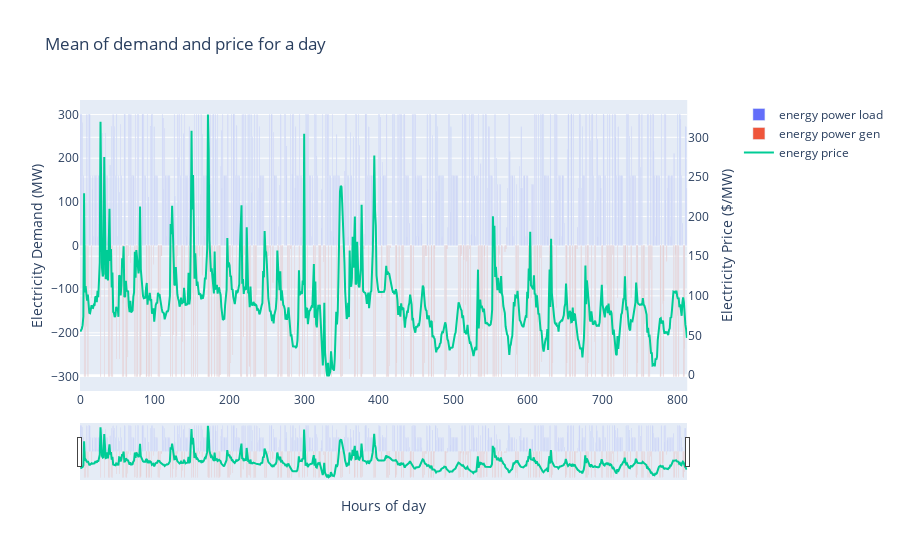

Write notebook code for a chart like this one.
### Code cell
fig = make_subplots(specs=[[{"secondary_y": True}]])
fig.add_trace(go.Bar(x=results['timestamp'].index, y=results['battery_bid_energy_power_load'], name='energy power load'), secondary_y=False)
fig.add_trace(go.Bar(x=results['timestamp'].index, y=results['battery_bid_energy_power_gen'], name='energy power gen'), secondary_y=False)
fig.add_trace(go.Scatter(x=results['timestamp'].index, y=results['energy_price'], name='energy price'), secondary_y=True)

# Add figure title
fig.update_layout(
    title_text="Mean of demand and price for a day",
    xaxis_rangeslider_visible=True,
)

# Set x-axis title
fig.update_xaxes(title_text="Hours of day")

# Set y-axes titles
fig.update_yaxes(title_text="Electricity Demand (MW)", secondary_y=False)
fig.update_yaxes(title_text="Electricity Price ($/MW)", secondary_y=True)

fig.show()

### Figure 1 — Plotly figure (JSON) as saved in the notebook; plotly's stock layout.template omitted (floating-point values rounded to 4 significant figures; data arrays with more than 128 entries replaced by an {"elided": "..."} marker saying what was removed)
{"data": [{"name": "energy power load", "type": "bar", "x": {"elided": "814 int values"}, "xaxis": "x", "y": {"elided": "814 float values"}, "yaxis": "y"}, {"name": "energy power gen", "type": "bar", "x": {"elided": "814 int values"}, "xaxis": "x", "y": {"elided": "814 float values"}, "yaxis": "y"}, {"name": "energy price", "type": "scatter", "x": {"elided": "814 int values"}, "xaxis": "x", "y": {"elided": "814 float values"}, "yaxis": "y2"}], "layout": {"title": {"text": "Mean of demand and price for a day"}, "xaxis": {"anchor": "y", "domain": [0, 0.94], "rangeslider": {"visible": true}, "title": {"text": "Hours of day"}}, "yaxis": {"anchor": "x", "domain": [0, 1], "title": {"text": "Electricity Demand (MW)"}}, "yaxis2": {"anchor": "x", "overlaying": "y", "side": "right", "title": {"text": "Electricity Price ($/MW)"}}}}
